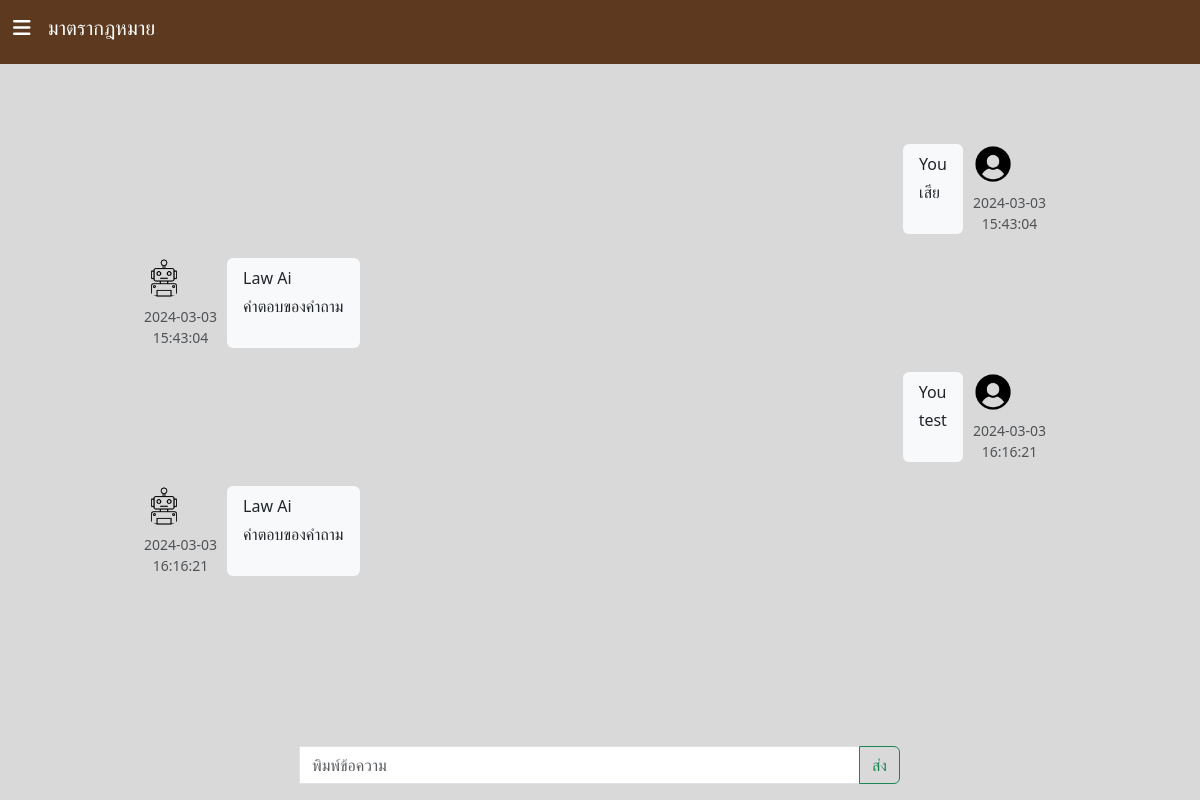
Page /messeges/เสีย/ on the committed database.
### models/messeges.py (models this page shows)
class Messege(db.Model):
    id = db.Column(
        db.BigInteger().with_variant(db.Integer, "sqlite"),
        primary_key=True,
        autoincrement=True,
    )
    description = db.Column(db.String)
    topic = db.Column(db.String)
    created_by = db.Column(db.String)
    created_date = db.Column(db.DateTime)

### views/messeges.py (the view, shortened to what this page needs)
@bp.route(
    "/",
    methods=["GET", "POST"],
    defaults={"topic_name": None},
)
@bp.route("/<topic_name>/", methods=["GET", "POST"])
def index(topic_name):
    messeges = None
    if topic_name:
        messeges = models.db.session.query(Messege).filter_by(topic=topic_name)
    print("------------>", messeges)
    topics = models.db.session.query(Topic)
    form = ms.MessegeForm()
    if not form.validate_on_submit():
        print(form.errors)
        return render_template(
            "/messeges/index.html",
            form=form,
            messeges=messeges,
            topics=topics,
        )

### forms/messeges.py
class MessegeForm(FlaskForm):
    description = StringField("พิมพ์ข้อความ", validators=[validators.DataRequired()])

### templates/messeges/index.html (shortened to what this page needs)
<!DOCTYPE html>
<html>
<head>
  <link rel="stylesheet" href="https://kit.fontawesome.com/eab4031eed.css">
  <link href="https://cdn.jsdelivr.net/npm/bootstrap@5.3.0-alpha1/dist/css/bootstrap.min.css" rel="stylesheet"
>
</head>
<body style="height:90vh; background-color: #D9D9D9;">
  <nav class="navbar position-fixed" style="background-color: #5C391F; height:8vh; width:100%">
    <button class="btn text-white " type="button" data-bs-toggle="offcanvas" data-bs-target="#offcanvasExample"
      aria-controls="offcanvasExample">
      <h5><i class="fa-solid fa-bars" style="margin-right:1vw;"></i> มาตรากฎหมาย </h5>
    </button>
  </nav>
  <div class="d-flex flex-column-reverse"
    style="width:100%; padding-top:15vh; padding-left:10%; padding-right:10%; padding-bottom:10vh; background-color: #D9D9D9;">
    <div class="chat-messages p-4">
      {% if messeges %}
      {% for ms in messeges %}
      {% if ms.created_by == 'User' %}
      <div class="chat-message-right mb-4" style="padding-right:10px;">
        <div style="padding-left:10px;">
          <img src="/static/user.png" class="rounded-circle mr-1" alt="Chris Wood" width="40" height="40">
          <div class="text-muted small text-nowrap mt-2 text-center"> {{ ms.created_date.strftime('%Y-%m-%d') }}</br>
            {{ ms.created_date.strftime('%H:%M:%S') }} </div>
        </div>
        <div class="flex-shrink-1 bg-light rounded py-2 px-3 mr-3">
          <div class="font-weight-bold mb-1">You</div>
          {{ ms.description }}
        </div>
      </div>
      {% else %}
      <div class="chat-message-left pb-4">
        <div style="padding-right:10px;">
          <img src="/static/robot.png" class="rounded-circle mr-1" alt="Sharon Lessman" width="40" height="40">
          <div class="text-muted small text-nowrap mt-2 text-center"> {{ ms.created_date.strftime('%Y-%m-%d') }}</br>
            {{ ms.created_date.strftime('%H:%M:%S') }} </div>
        </div>
        <div class="flex-shrink-1 bg-light rounded py-2 px-3 ml-3">
          <div class="font-weight-bold mb-1"> Law Ai</div>
          {{ ms.description }}
        </div>
      </div>
      {% endif %}
      {% endfor %}
      {% endif %}
    </div>
  </div>
  <div class="position-fixed bottom-0 start-50 translate-middle-x" style="width:50vw">
    <form method="POST">
      <div class="input-group mb-3">
        {{ form.description(class_="form-control",placeholder="พิมพ์ข้อความ" )}}
        <button class="btn btn-outline-success" type="submit">ส่ง</button>
      </div>
    </form>
  </div>
</body>
</html>

### templates/messeges/index.html (style rules this page uses)
.chat-messages { display: flex; flex-direction: column; padding-top: 20; }
.chat-message-left, .chat-message-right { display: flex; flex-shrink: 0 }
.chat-message-left { margin-right: auto }
.chat-message-right { flex-direction: row-reverse; margin-left: auto }

### rows in the picture
Messege: created_date "2024-03-03", created_date "15:43:04", description "เสีย"
Messege: created_date "2024-03-03", created_date "15:43:04", description "คำตอบของคำถาม"
Messege: created_date "2024-03-03", created_date "16:16:21", description "test"
Messege: created_date "2024-03-03", created_date "16:16:21", description "คำตอบของคำถาม"
